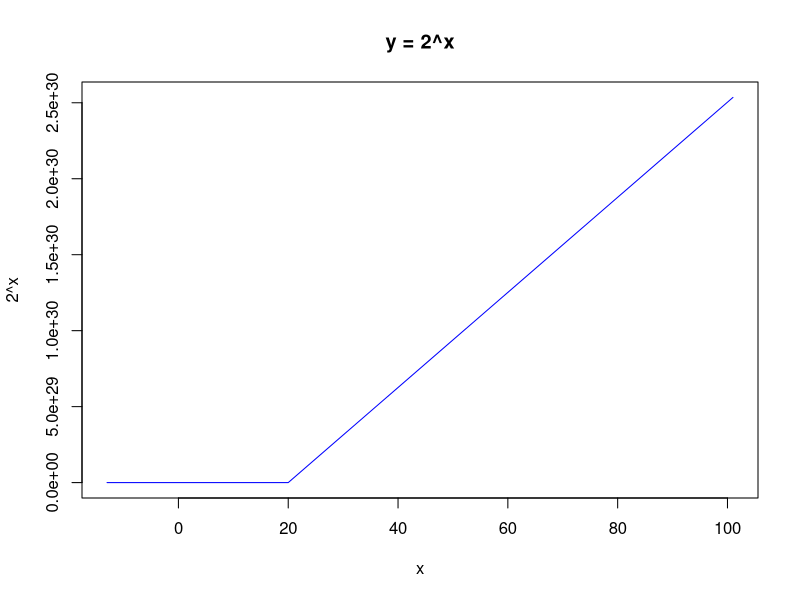
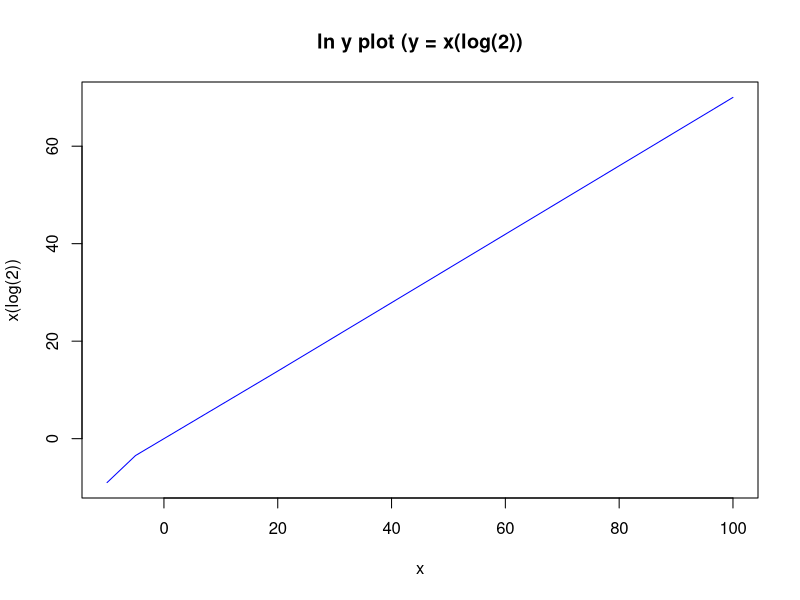

These figures' R source, in order: (Note: this script raises an error after producing the figures.)
## ---- chunk 1
knitr::opts_chunk$set(echo = TRUE)
options(knitr.duplicate.label = "allow")
## ---- chunk 2
x <- c(-13, -5, -4, -3, -2, -1, 0,1,2,3,4,5,6,7,8,10,20,101) # Creating x values in a data set
plot(x, 2^x, main = "y = 2^x", ylab = "2^x", type = "l", col = "blue" )

## ---- chunk 3
y = (x*log(2)) # always make sure your 'y' function is enclosed in parenthesis
x <- c(-10, -5, -4, -3, -2, -1, 0,1,2,3,4,5,6,7,8,10,20,100)
plot(x, y, main = "ln y plot (y = x(log(2))", ylab = "x(log(2))", type = "l", col = "blue")
## ---- chunk 4
y = (x*log10(2))   
x <- c(-10, -7, -5, -4, -3, -2, -1, 0,1,2,3,4,5,6,7,8,10,20,100)
plot(x, y, main = "ln y plot (y = x(log_10(2))", ylab = "x(log_10(2))", type = "l", col = "blue")
## ---- chunk 5
y = (3^x)
x <- c(-11, -6, -5, -3, -2, -1, 0,1,2,3,4,5,6,7,8,10,20,100)
plot(x, y, main = "Exponential Func", ylab = "y", type = "l", col = "blue" )
## ---- chunk 6
y = (1/2^x)
x <- c(-11, -6, -5, -3, -2, -1, 0,1,2,3,4,5,6,7,8,10,20,100)
plot(x, y, main = "Exponential Function", ylab = "y", type = "l", col = "blue" )
## ---- chunk 7
y = (x * log(2))
x <- c(-11, -6, -5, -3, -2, -1, 0,1,2,3,4,5,6,7,8,10,20,100)
plot(x, y, main = "y = x (log 2)", ylab = "y", type = "l", col = "blue" )
## ---- chunk 8
x <- c(-11, -6, -5, -3, -2, -1, 0,1,2,3,4,5,6,7,8,10,20,100)
plot((2^x), (2^x) * log(2), main = "y = (2^x)(log (2))", ylab = "y", type = "l", col = "blue" )
## ---- chunk 9
x <- c(-12, -6, -5, -4, -3, -2, -1, 0,1,2,3,4,5,6,7,8,10,20,100)
plot((3^x), (3^x) * log(3), main = "y = (3^x)(log (3))", ylab = "y", type = "l", col = "blue" )
## ---- chunk 10
y = (tan(x))
x <- c(-1.9, -1.8, -1.6, -1.4, -1.2, -1, 0,1.1,1.2,1.4,1.6,1.8,1.9)
plot(x, y, main = "y = tan(x)", ylab = "y", type = "l", col = "blue" )
## ---- chunk 11
y = (atan(x))
x <- c(-1.9, -1.8, -1.6, -1.4, -1.2, -1, 0,1.2,1.4,1.6,1.8,1.9)
plot(x, y, main = "y = tan(x)", ylab = "y", type = "l", col = "blue" )
## ---- chunk 12
y = ((1)/(1 + (x^2)))
x <- c(-2, -1.8, -1.6, -1.4, -1.2, -1, 0,1.2,1.4,1.6,1.8,2)
plot(x, y, main = "y = d(arctan(x)) /dx", ylab = "y", type = "l", col = "blue" )
